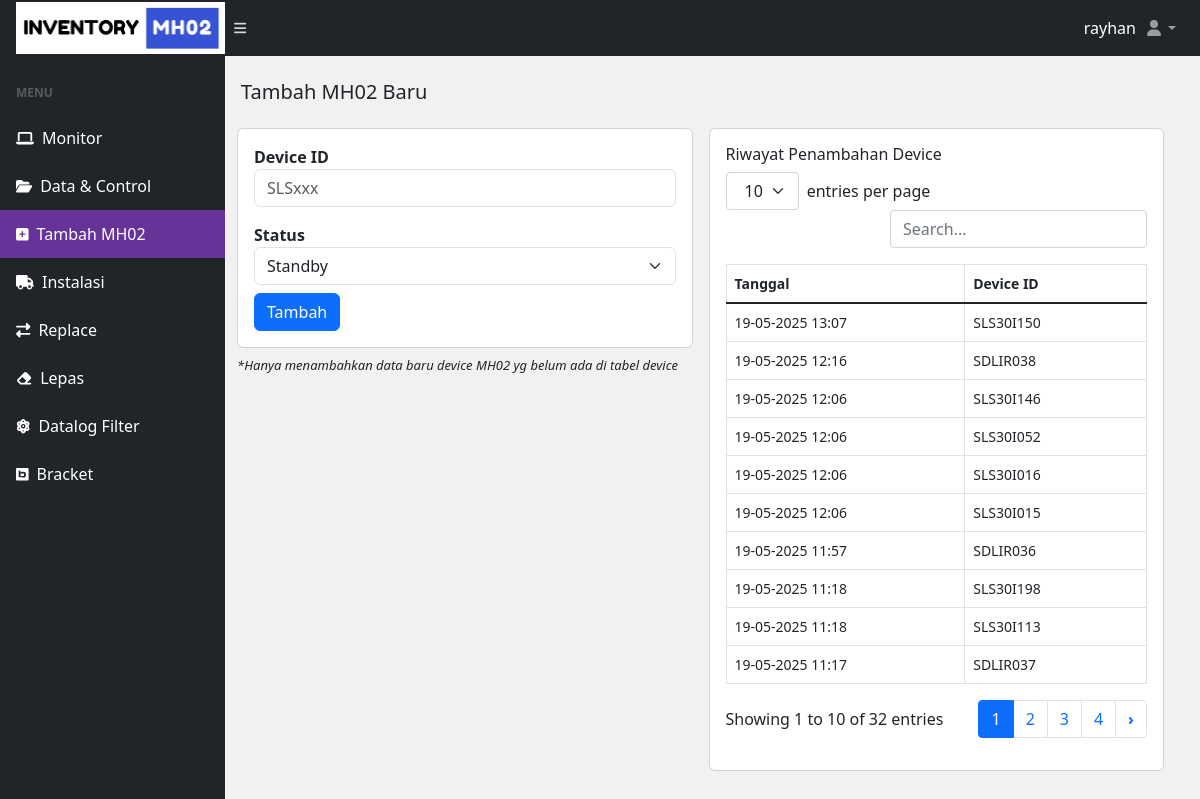
Screenshot of /tambah-unit.php (signed in) with the database file from the repository.
### tables this page shows
CREATE TABLE `penambahan_device` (
  `id` int(11) NOT NULL,
  `tanggal` varchar(55) NOT NULL,
  `deviceid` varchar(55) NOT NULL,
  `teknisi` varchar(55) NOT NULL
);

### tambah-unit.php (the view, shortened to what this page needs)
<?php
include("database/db.php");
?>
<!DOCTYPE html>
<html lang="en">
<head>
  <?php include('./include/meta.php') ?>
</head>
<body class="sb-nav-fixed">
  <?php include('./include/nav.php') ?>
  <div id="layoutSidenav">
    <?php include('./include/sidenav.php') ?>
    <div id="layoutSidenav_content">
    <main>
        <div class="container-fluid px-3">
            <h5 class="mt-4">Tambah MH02 Baru</h5>
            <div class="col-md-12 row mt-3">
              <div class="col-md-6 p-2">
                <div class="card">
                    <div class="card-body">
                        <form class="row g-3" method="POST" enctype="multipart/form-data">
                        <div class="">
                        <label for="" class="form-label-md"><b>Device ID</b></label>
                        <input type="text" class="form-control" placeholder="SLSxxx" name="device_id">
                        <label for="" class="form-label-md mt-3"><b>Status</b></label>
                        <select name="status" class="form-select" id="" require>
                            <option value="standby">Standby</option>
                        </select>
                        <input type="submit" class="btn btn-primary mt-2" name="submit" value="Tambah" />
                        </div>
                        </form>
                    </div>
                  </div>
                  <p class="mt-2" style="font-size: small;"><i>*Hanya menambahkan data baru device MH02 yg belum ada di tabel device</i></p>
              </div>
              <?php
                  $get_riwayat = mysqli_query($conn, "SELECT * FROM penambahan_device ORDER BY id DESC");
                  ?>
              <div class="col-md-6 p-2">
                <div class="card card-body">
                  <h6>Riwayat Penambahan Device</h6>
                  <table id="datatablesSimple">
                    <thead>
                    <tr>
                      <th>Tanggal</th>
                      <th>Device ID</th>
                    </tr>
                    </thead>
                    <tbody>
                    <?php
                    while ($riw = mysqli_fetch_array($get_riwayat)) {
                    ?>
                    <tr>
                      <td><?= $riw['tanggal'] ?></td>
                      <td><?= $riw['deviceid'] ?></td>
                    </tr>
                    <?php }?>
                    </tbody>
                  </table>
                </div>
              </div>
            </div>
        </div>
    </main>
    </div>
  </div>
</body>
</html>

### tambah-unit.php (style rules this page uses)
body { background-color: #f1f1f1; }

### rows the page displays
penambahan_device: tanggal "19-05-2025 13:07", deviceid "SLS30I150"
penambahan_device: tanggal "19-05-2025 12:16", deviceid "SDLIR038"
penambahan_device: tanggal "19-05-2025 12:06", deviceid "SLS30I146"
penambahan_device: tanggal "19-05-2025 12:06", deviceid "SLS30I052"
penambahan_device: tanggal "19-05-2025 12:06", deviceid "SLS30I016"
penambahan_device: tanggal "19-05-2025 12:06", deviceid "SLS30I015"
penambahan_device: tanggal "19-05-2025 11:57", deviceid "SDLIR036"
penambahan_device: tanggal "19-05-2025 11:18", deviceid "SLS30I198"
penambahan_device: tanggal "19-05-2025 11:18", deviceid "SLS30I113"
penambahan_device: tanggal "19-05-2025 11:17", deviceid "SDLIR037"

### other values shown
$_SESSION['admin']['username'] "rayhan"
